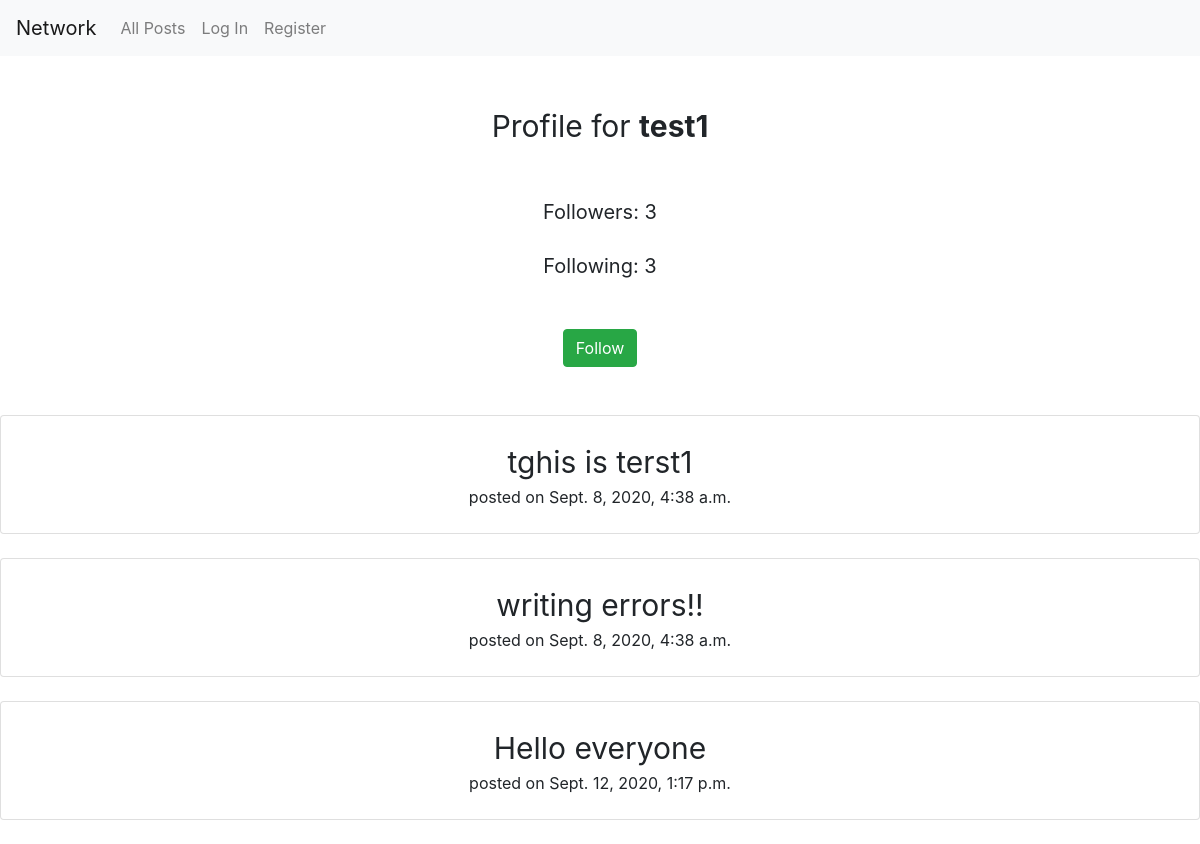
The app's page /user/test1, older data.
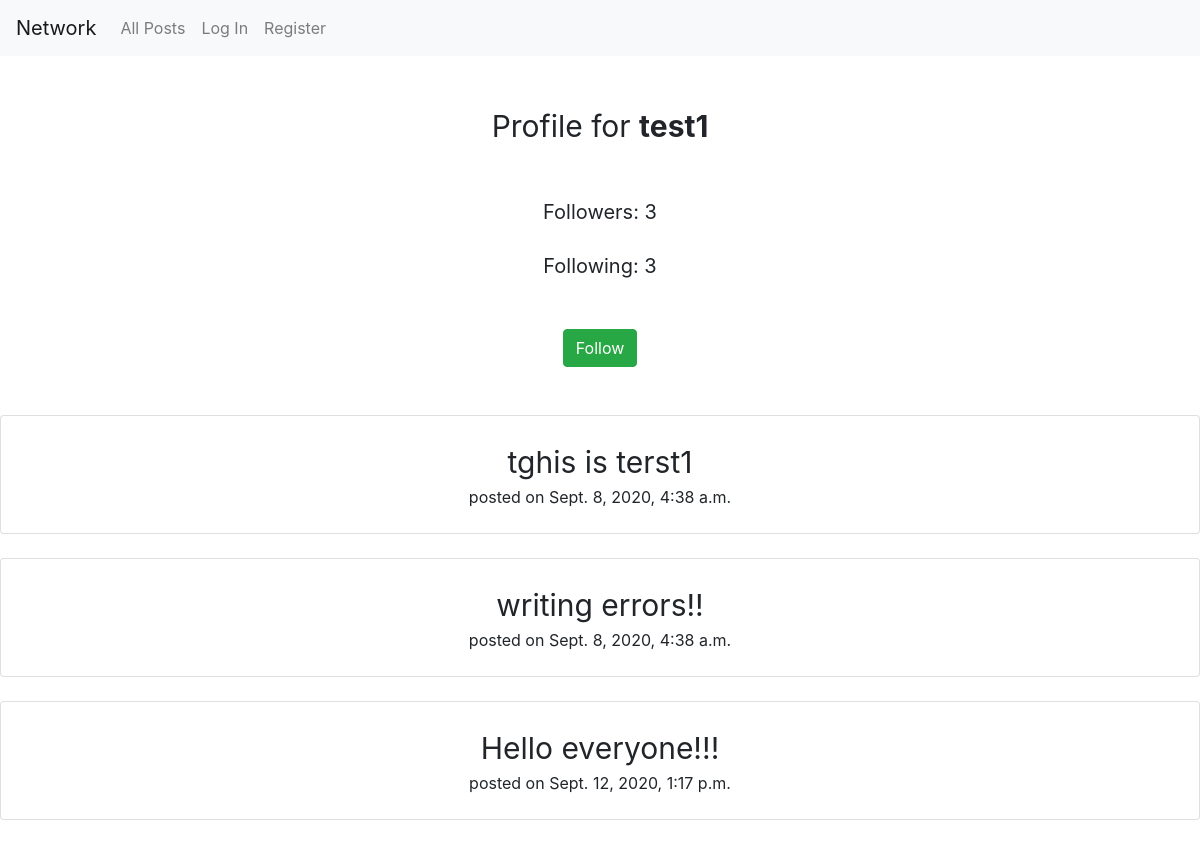
The same page, newer data.
### network/models.py (models this page shows, shortened)
class Tweet(models.Model):
    user = models.ForeignKey(User, on_delete=models.CASCADE, related_name="tweets")
    likes = models.ManyToManyField(User, related_name="tweet_user", blank=True)
    content = models.TextField(blank=True, null=True)
    timestamp = models.DateTimeField(auto_now_add=True)

### network/views.py (the view, shortened to what this page needs)
# urls.py: path("user/<username>", views.userProfile, name="profile"),
def userProfile(request, username):
    currentUser = User.objects.filter(username=request.user.username).first()
    viewedUser = User.objects.filter(username=username).first()
    viewedUserFollowers = viewedUser.profile.followers.all()
    viewedUserFollowersCount = viewedUser.profile.followers.count()
    viewedUserFollowingCount = viewedUser.following.count()
    viewedUserTweets = viewedUser.tweets.all()
    if currentUser in viewedUserFollowers:
        isFollowing = True
    else:
        isFollowing = False
    if request.method == 'POST' and currentUser == viewedUser:
        data = {
            "response": "Permission Denied"
        }
        return JsonResponse(data, status=403)
    context = {
        "usertweets": viewedUserTweets,
        "username": username,
        "followerCount": viewedUserFollowersCount,
        "followingCount": viewedUserFollowingCount,
        "isFollowing": isFollowing
    }
    return render(request, "network/profile.html", context)

### network/templates/network/profile.html (shortened to what this page needs)
{% extends "network/layout.html" %}
{% block body %}
<br><br>
    <div class="wrapper">
        <span class="heading">Profile for <strong class="username">{{ username }}</strong></span>
    </div>
    <br><br>
    <div class="wrapper">
        <span class="count">Followers: <span class="followerCount">{{ followerCount }}</span></span>
    </div>
    <br>
    <div class="wrapper">
        <span class="count">Following: {{ followingCount }}</span>
    </div>
    <br><br>
    {% if isFollowing == False %}
        {% if user.username != username %}
            <form action="{% url 'profile' username %}" method="POST">
                <div class="wrapper">
                    <button class="but post-button btn btn-success">Follow</button>
                </div>
            </form>
        {% endif %}
    {% endif %}
    <br><br>
    {% for tweet in usertweets %}
    <div class="card text-center">
        <br>
        <div class="card-text tweet-main-content">{{ tweet.content }}</div> posted on {{ tweet.timestamp }}
        <br><br>
    </div>
        <br>
    {% endfor %}
{% endblock %}

Row changes from the older to the newer data that the page shows:
changed Tweet: content "Hello everyone" → "Hello everyone!!!"
